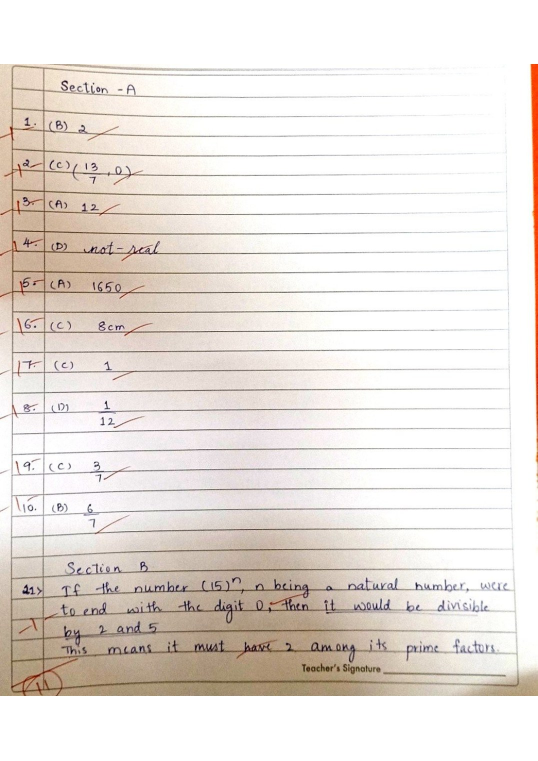
#> input picture data/MATHS_PHOTO_001/page_01.jpg, 1075 x 1521 px (shown at 1/2 size)
$ python -i redink.py   (imports and definitions only)
#> lines starting #> are read from the running program, lines starting #| are printed output that depends on the picture; after the words box and inside, x2 and y2 are one past the last pixel; in counts of white or black regions, pixels touching at a corner belong together
"""Computer-vision helper: find red examiner ink on a scanned OR phone-photographed page.
Tuned on real data: flat scans with faint pink ticks and printed red margin lines, and phone photos with warm lighting and orange-red ink."""
import cv2
import numpy as np

NORM_WIDTH = 1000
RED_SAT_MIN = 38      # saturation (after lighting correction) above which a red/orange pixel counts as ink
HEADER_FRAC = 0.14    # top part of printed-margin scans (header, page number, QR) is ignored


def load_page(path):
    img = cv2.imread(str(path))
    if img is None:
        raise FileNotFoundError(path)
    h, w = img.shape[:2]
    return cv2.resize(img, (NORM_WIDTH, int(h * NORM_WIDTH / w)))


def flatten(img):
    """Remove uneven lighting: divide each channel by a blurred 'paper colour' estimate."""
    out = np.empty_like(img)
    for i in range(3):
        ch = img[..., i]
        bg = cv2.GaussianBlur(cv2.dilate(ch, np.ones((25, 25), np.uint8)), (0, 0), 30).astype(np.float32)
        out[..., i] = np.clip(ch / np.maximum(bg, 1) * 255, 0, 255).astype(np.uint8)
    return out


def paper_mask(img):
    """The big bright region (the paper), shrunk a little so table/edge shadows are excluded."""
    g = cv2.GaussianBlur(cv2.dilate(cv2.cvtColor(img, cv2.COLOR_BGR2GRAY), np.ones((11, 11), np.uint8)), (0, 0), 6)  # dilate: thin ink must not punch holes in the mask
    t, _ = cv2.threshold(g, 0, 255, cv2.THRESH_BINARY + cv2.THRESH_OTSU)
    m = (g > t * 0.8).astype(np.uint8)
    n, lab, st, _ = cv2.connectedComponentsWithStats(m)
    if n > 1:
        m = (lab == 1 + np.argmax(st[1:, cv2.CC_STAT_AREA])).astype(np.uint8)
    return cv2.erode(m, np.ones((41, 41), np.uint8)) > 0


def red_mask(img_bgr):
    f = flatten(img_bgr)
    hsv = cv2.cvtColor(f, cv2.COLOR_BGR2HSV)
    h, s, v = hsv[..., 0], hsv[..., 1], hsv[..., 2]
    m = (((h < 20) | (h > 160)) & (s > RED_SAT_MIN) & (v < 238) & paper_mask(img_bgr)).astype(np.uint8) * 255
    H = m.shape[0]
    col = np.count_nonzero(m, axis=0)
    margins = np.where(col > 0.25 * H)[0]
    if len(margins):                                   # printed red margin lines => printed answer-book scan
        for x in margins:
            m[:, max(0, x - 3): x + 4] = 0
        m[: int(H * HEADER_FRAC)] = 0
    m = cv2.morphologyEx(m, cv2.MORPH_OPEN, np.ones((2, 2), np.uint8))
    n, lab, st, _ = cv2.connectedComponentsWithStats(m)  # drop specks and thin horizontal ruled-line streaks
    keep = np.zeros_like(m)
    for i in range(1, n):
        x, y, w, hh, a = st[i]
        if a >= 20 and not (w >= 50 and hh <= 7):
            keep[lab == i] = 255
    return keep


def red_pixels(img, bbox, pad_y=0.02, full_width=True, mask=None):
    """Red pixels near a region. Examiners often mark in the margin, so by default we look across the full page width."""
    h, w = img.shape[:2]
    if mask is None:
        mask = red_mask(img)
    x, y, bw, bh = bbox
    x0, x1 = (0, w) if full_width else (max(0, int(x * w)), min(w, int((x + bw) * w)))
    y0, y1 = max(0, int((y - pad_y) * h)), min(h, int((y + bh + pad_y) * h))
    if y1 <= y0 or x1 <= x0:
        return 0
    return int(np.count_nonzero(mask[y0:y1, x0:x1]))

>>> import cv2
>>> picture = cv2.imread('../data/MATHS_PHOTO_001/page_01.jpg')
#> picture is the input picture: shape (1521, 1075, 3); mean B, G, R 219.8, 225.6, 232.6
>>> result = red_mask(picture)
#> after the loop in flatten, `for i in range(3):`:
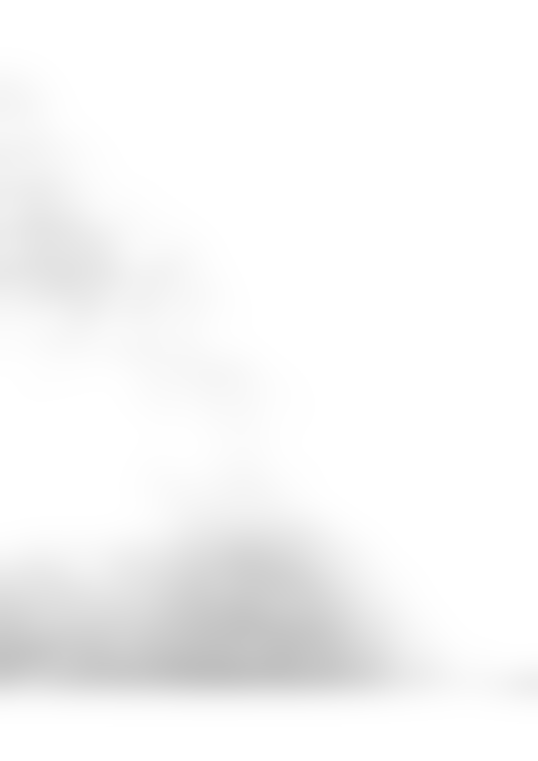
#> bg: shape (1521, 1075) float32 (shown at 1/2 size); min 191, max 255, mean 246.9
#> in red_mask, `hsv = cv2.cvtColor(f, cv2.COLOR_BGR2HSV)`: hsv: shape (1521, 1075, 3); mean H, S, V 29, 7.6, 239.4
#> in red_mask, `h, s, v = hsv[..., 0], hsv[..., 1], hsv[..., 2]`:
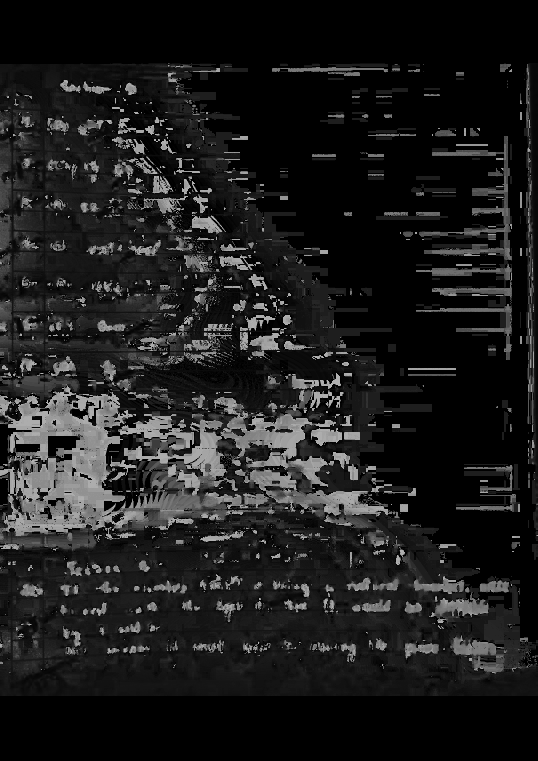
#> h: shape (1521, 1075) (shown at 1/2 size); min 0, max 179, mean 29
#> in red_mask, `h, s, v = hsv[..., 0], hsv[..., 1], hsv[..., 2]`:
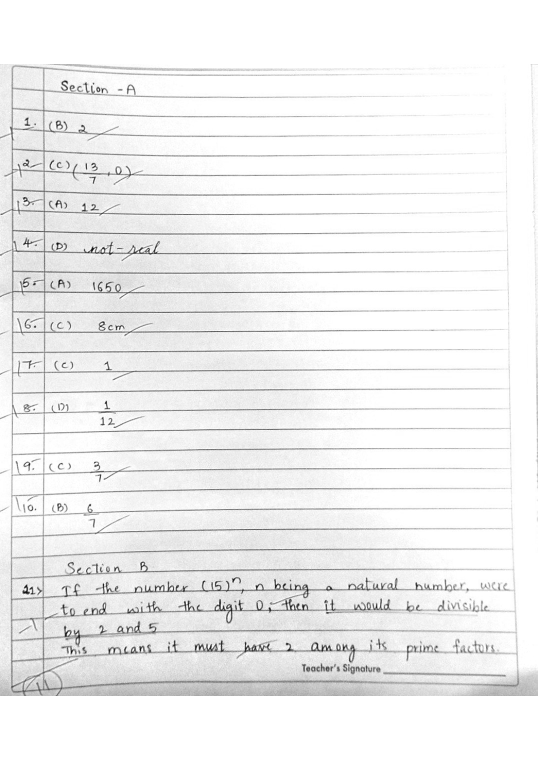
#> v: shape (1521, 1075) (shown at 1/2 size); min 7, max 255, mean 239.4
#> in paper_mask, `t, _ = cv2.threshold(g, 0, 255, cv2.THRESH_BINARY + cv2.THRESH_OTSU)`: t = 222
#> in paper_mask, `m = (g > t * 0.8).astype(np.uint8)`:
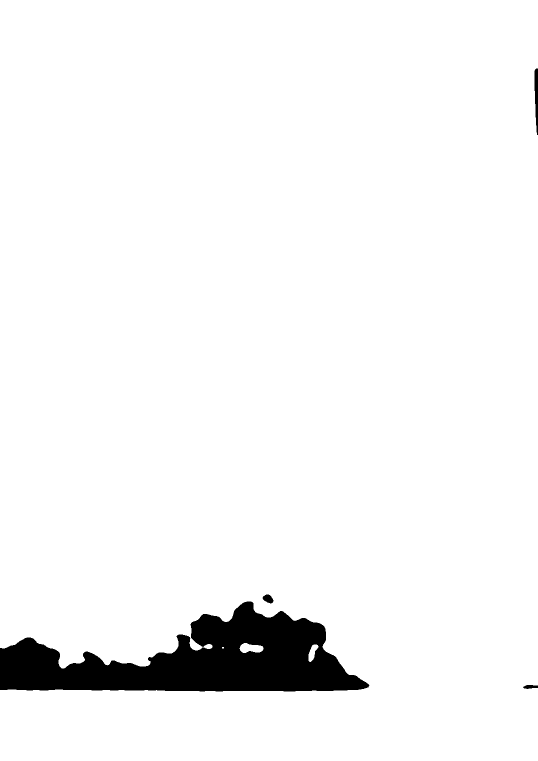
#> m: shape (1521, 1075) (shown at 1/2 size); values 0 (black) and 1 (white), 95.6% white; 4 black regions, box (x1, y1, x2, y2) and area: (0, 1203, 739, 1383) 70581, (1069, 137, 1075, 270) 582, (525, 1189, 547, 1207) 263, (1046, 1370, 1075, 1378) 168
#> in paper_mask, `n, lab, st, _ = cv2.connectedComponentsWithStats(m)`:
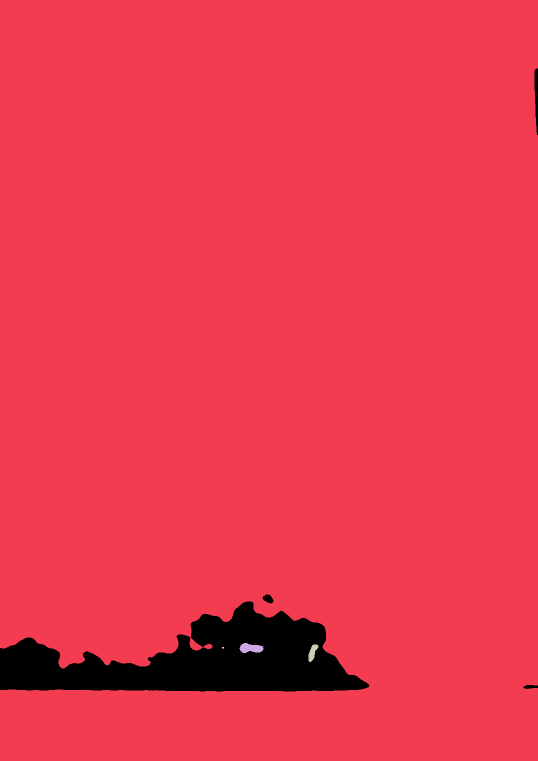
#> lab: shape (1521, 1075) int32 (shown at 1/2 size); 5 distinct labels, from 0 to 4; one colour per label, 0 black
#> in paper_mask, `n, lab, st, _ = cv2.connectedComponentsWithStats(m)`: n = 5; st = [[0, 137, 1075, 1246, 71594], [0, 0, 1075, 1521, 1562402], [479, 1286, 48, 20, 681], [617, 1289, 20, 35, 386], [444, 1294, 4, 3, 12]]
#> in paper_mask, `return cv2.erode(m, np.ones((41, 41), np.uint8)) > 0`: returned value: shape (1521, 1075) bool; 92.6% white; 3 black regions, box (x1, y1, x2, y2) and area: (0, 1169, 759, 1403) 114477, (1049, 117, 1075, 290) 4282, (1026, 1350, 1075, 1398) 2326
#> in red_mask, `m = (((h < 20) | (h > 160)) & (s > RED_SAT_MIN) & (v < 238) & paper_ma..`: m: shape (1521, 1075); 1% white; 862 white regions (721 under 20 px), largest, box (x1, y1, x2, y2) and area: (934, 1364, 1026, 1392) 1546, (0, 400, 209, 537) 1130, (38, 542, 175, 604) 830
#> in red_mask, `col = np.count_nonzero(m, axis=0)`: col = 1075 values, max 323 at index 1074, min 0 at index 672, mean 15.9
#> in red_mask, `margins = np.where(col > 0.25 * H)[0]`: margins = empty array
#> in red_mask, `m = cv2.morphologyEx(m, cv2.MORPH_OPEN, np.ones((2, 2), np.uint8))`: m: shape (1521, 1075); 0.73% white; 447 white regions (343 under 20 px), largest, box (x1, y1, x2, y2) and area: (935, 1365, 1027, 1393) 1520, (64, 543, 176, 587) 486, (1072, 655, 1075, 855) 380
#> in red_mask, `n, lab, st, _ = cv2.connectedComponentsWithStats(m)`:
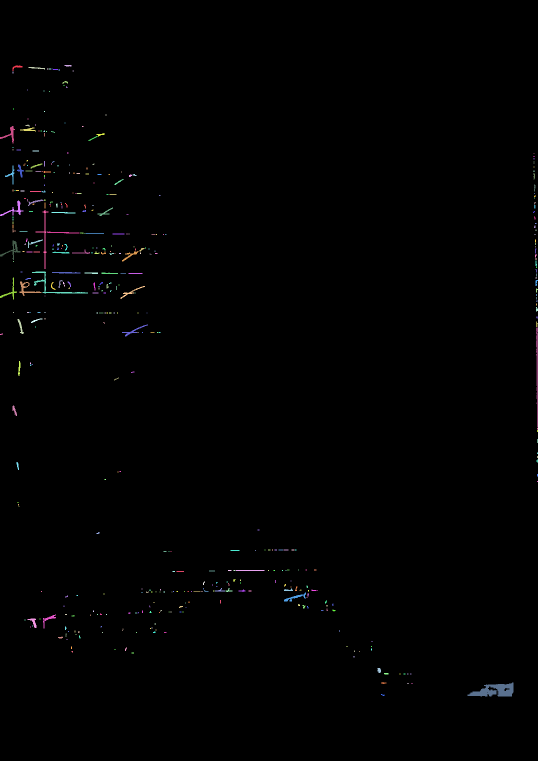
#> lab: shape (1521, 1075) int32 (shown at 1/2 size); 448 distinct labels, from 0 to 447; one colour per label, 0 black
#> in red_mask, `n, lab, st, _ = cv2.connectedComponentsWithStats(m)`: n = 448; st = 448 rows, first 6: [0, 0, 1075, 1521, 1623148], [25, 131, 20, 11, 79], [129, 130, 14, 3, 38], [57, 134, 33, 5, 78], [94, 137, 3, 2, 6], [98, 137, 4, 2, 8]
#> the loop in red_mask, `for i in range(1, n):` made 447 passes
#> after the loop in red_mask, `for i in range(1, n):`:
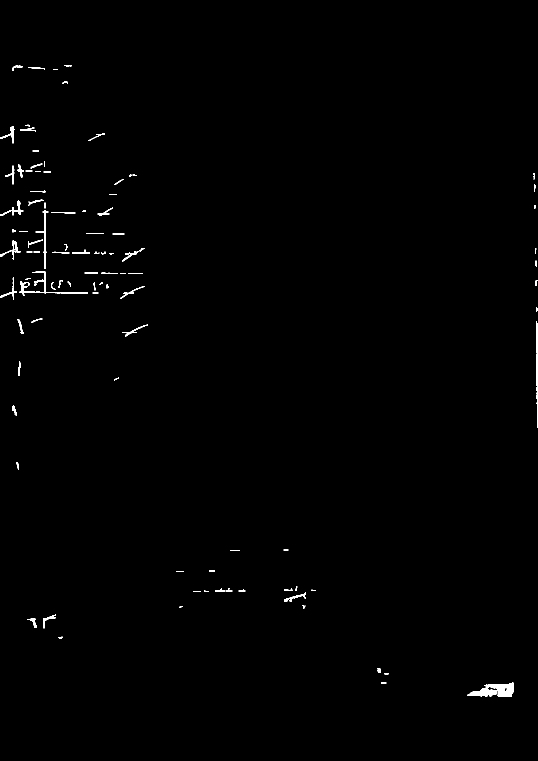
#> keep: shape (1521, 1075) (shown at 1/2 size); 0.55% white; 101 white regions, largest, box (x1, y1, x2, y2) and area: (935, 1365, 1027, 1393) 1520, (64, 543, 176, 587) 486, (1072, 655, 1075, 855) 380

$ run again, on data/MATHS_PHOTO_001/page_02.jpg
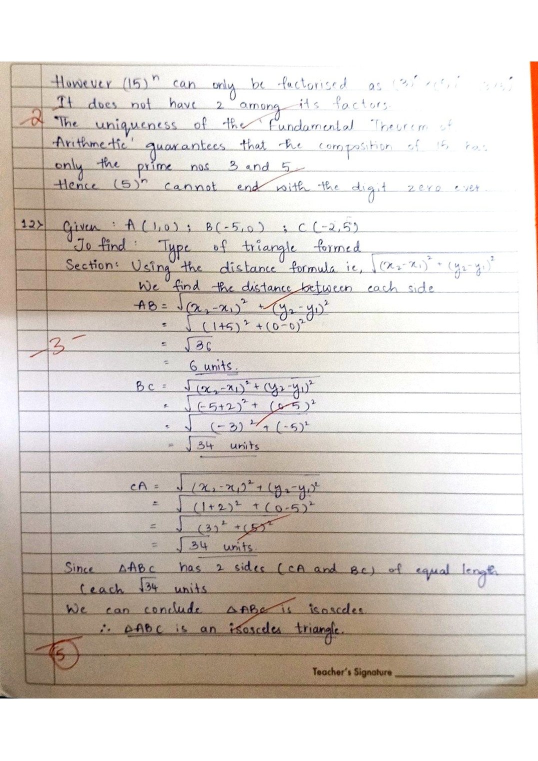
#> input picture data/MATHS_PHOTO_001/page_02.jpg, 1075 x 1521 px (shown at 1/2 size)
#> picture is the input picture: shape (1521, 1075, 3); mean B, G, R 202.3, 208.4, 215.9
#> hsv: shape (1521, 1075, 3); mean H, S, V 34.6, 9.6, 231.7
#> t = 214
#> in paper_mask, `n, lab, st, _ = cv2.connectedComponentsWithStats(m)`:
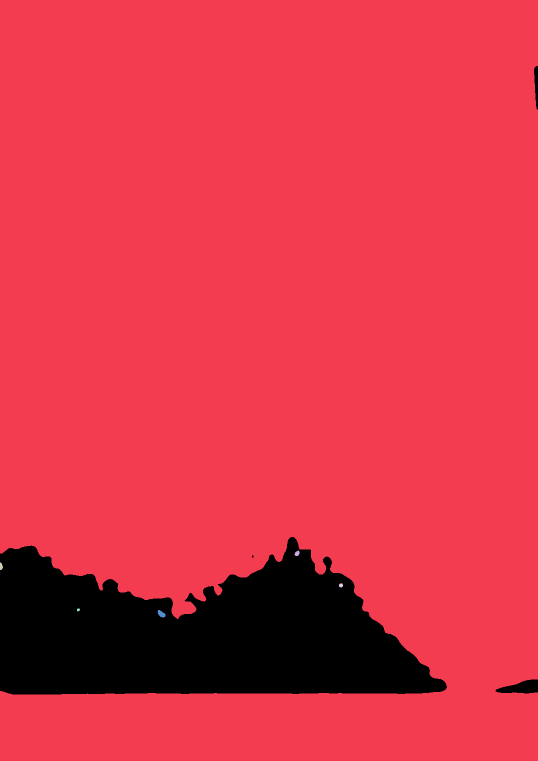
#> lab: shape (1521, 1075) int32 (shown at 1/2 size); 7 distinct labels, from 0 to 6; one colour per label, 0 black
#> in paper_mask, `n, lab, st, _ = cv2.connectedComponentsWithStats(m)`: n = 7; st = [[0, 132, 1075, 1257, 188039], [0, 0, 1075, 1521, 1446662], [589, 1101, 10, 11, 78], [0, 1125, 6, 15, 67], [678, 1167, 8, 8, 51], [154, 1217, 6, 6, 28], [315, 1220, 16, 15, 150]]
#> col = 1075 values, max 187 at index 1074, min 0 at index 0, mean 9.89
#> margins = empty array
#> in red_mask, `n, lab, st, _ = cv2.connectedComponentsWithStats(m)`: n = 431; st = 431 rows, first 6: [0, 0, 1075, 1521, 1628375], [21, 128, 5, 10, 23], [29, 128, 4, 2, 8], [34, 128, 2, 2, 4], [80, 128, 6, 4, 18], [21, 139, 2, 2, 4]
#> the loop in red_mask, `for i in range(1, n):` made 430 passes
#> after the loop in red_mask, `for i in range(1, n):`:
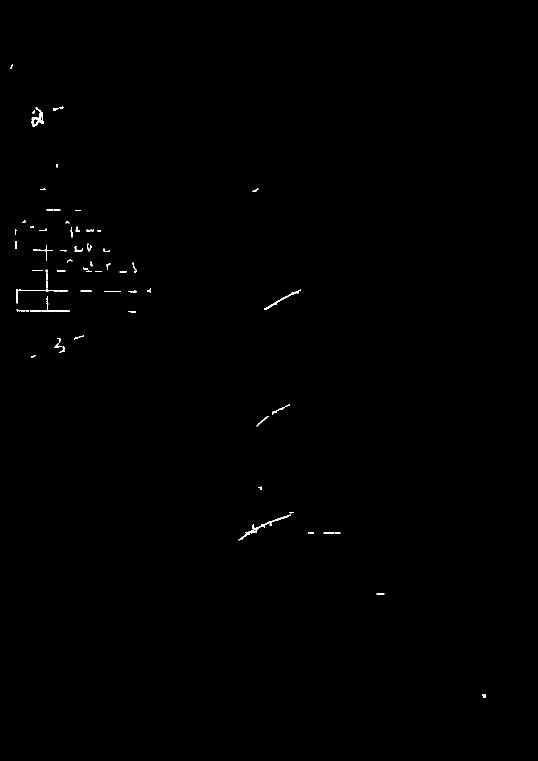
#> keep: shape (1521, 1075) (shown at 1/2 size); 0.24% white in thin lines or dots, all inside (x1, y1, x2, y2) = (21, 128, 972, 1395)
